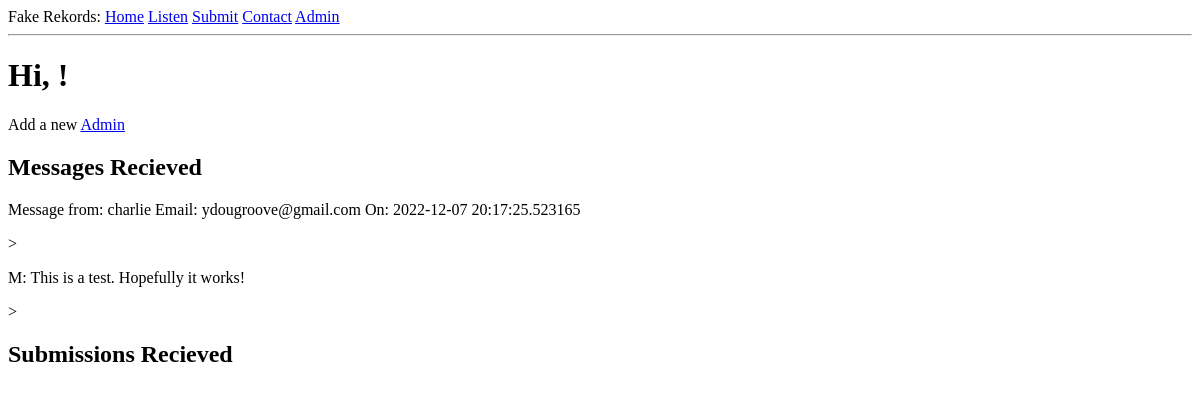
The page /private on the database as committed earlier.
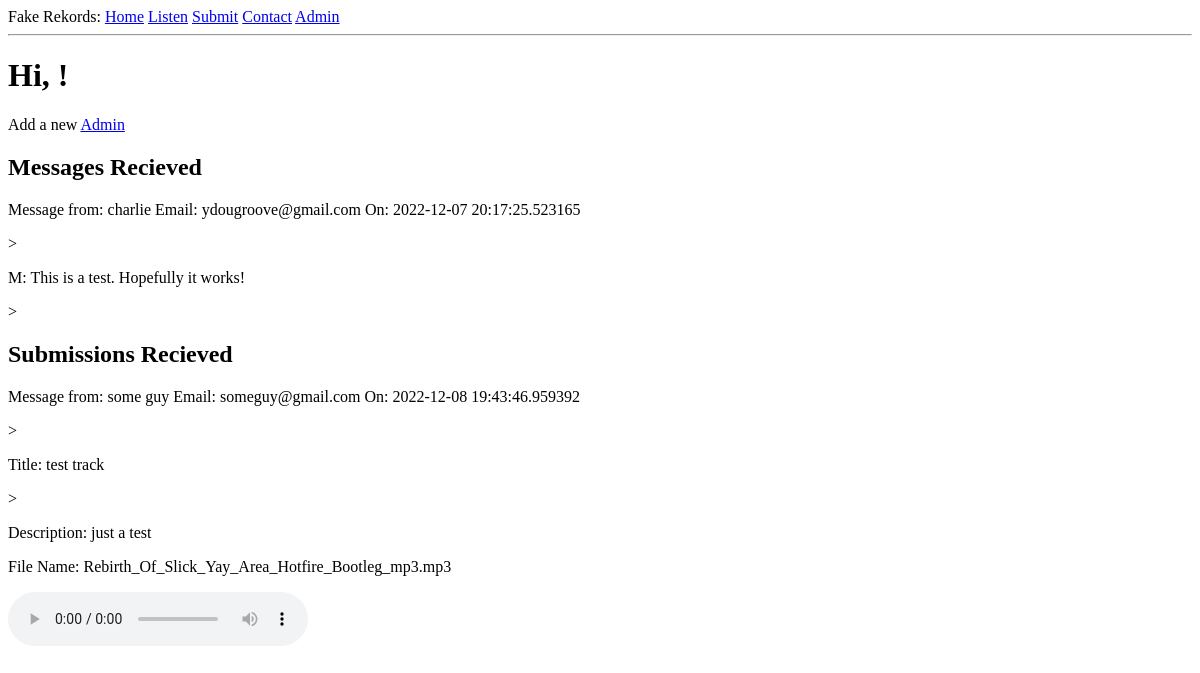
The same page on the database as committed later.
### app/models.py (models this page shows, shortened)
class Contact(db.Model):
    id = db.Column(db.Integer, primary_key=True)
    name = db.Column(db.String(64), index=True, unique=False)
    email = db.Column(db.String(120), index=True, unique=False)
    message = db.Column(db.String(500), index=False, unique=False)
    datetime = db.Column(db.DateTime, index=True, default=datetime.utcnow)

class Submit(db.Model):
    id = db.Column(db.Integer, primary_key=True)
    title = db.Column(db.String(64), index=True, unique=False)
    description = db.Column(db.String(120), index=False, unique=False)
    artistname = db.Column(db.String(64), index=True, unique=False)
    artistemail = db.Column(db.String(120), index=True, unique=False)
    trackname = db.Column(db.String(120), index=True, unique=False)
    datetime = db.Column(db.DateTime, index=True, default=datetime.utcnow)

### app/routes.py (the view)
@app.route('/private')
def private():
    contact = Contact.query.all()
    submit = Submit.query.all()
    return render_template('private.html', title='Private', contact=contact, submit=submit)

### app/templates/private.html (shortened to what this page needs)
{% extends "base.html" %}
{% block content %}
  <h1>Hi, {{ current_user.username }}!</h1>
    <p>Add a new <a href="{{ url_for('register') }}">Admin</a></p>
  <h2>Messages Recieved</h2>
    {% for c in contact %}
      <p>Message from: {{ c.name }} Email: {{ c.email }} On: {{ c.datetime }}</p>>
      <p>M: {{ c.message }}</p>>
    {% endfor %}
  <h2>Submissions Recieved</h2>
    {% for s in submit %}
      <p>Message from: {{ s.artistname }} Email: {{ s.artistemail }} On: {{ s.datetime }}</p>>
      <p>Title: {{ s.title }}</p>>
      <p>Description: {{ s.description }}</p>
      <p>File Name: {{ s.trackname }}</p>
      <audio controls="controls" src="static/musictemp/{{ s.trackname }}">
      </audio>
    {% endfor %}
{% endblock %}

### app/templates/base.html (shortened to what this page needs)
<!doctype html>
<html>
    <head>
    </head>
    <body>
      <div>
	Fake Rekords:
	<a href="{{ url_for('index') }}">Home</a>
	<a href="{{ url_for('listen') }}">Listen</a>
	<a href="{{ url_for('submit') }}">Submit</a>
	<a href="{{ url_for('contact') }}">Contact</a>
	{% if current_user.is_anonymous %}
        <a href="{{ url_for('login') }}">Admin</a>
        {% else %}
	<a href="{{ url_for('private')}}">Admin</a>
        <a href="{{ url_for('logout') }}">Logout</a>
        {% endif %}
      </div>
      <hr>
        {% block content %}{% endblock %}
    </body>
</html>

Rows that differ between the two databases and show on the page:
added Submit: artistname "some guy", artistemail "someguy@gmail.com", datetime "2022-12-08 19:43:46.959392", title "test track", description "just a test", trackname "Rebirth_Of_Slick_Yay_Area_Hotfire_Bootleg_mp3.mp3"
